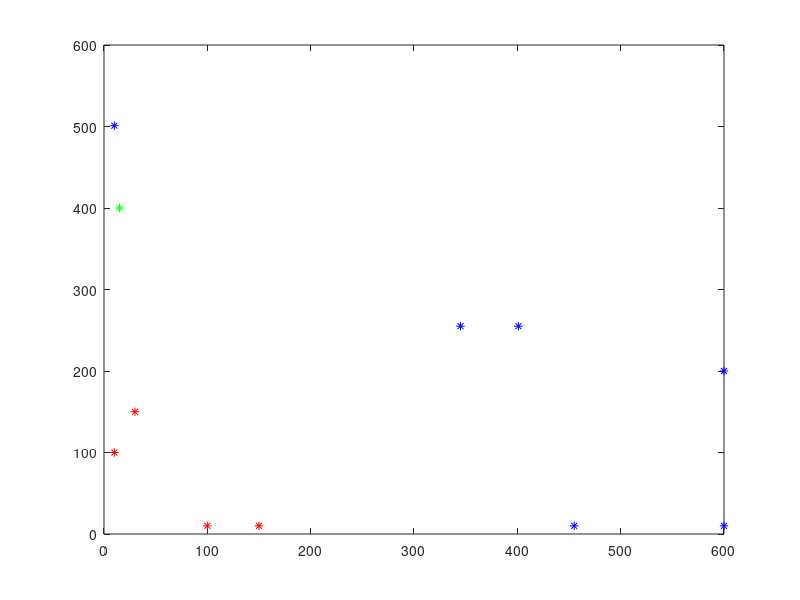

MATLAB code for this plot: (Note: this script raises an error after producing the figure.)
# du lieu dau vao
X = [[100 10]
    [150 10]
    [10 100]
    [30 150]
    [600 200]
    [455 10]
    [345 255]
    [10 501]
    [401 255]
    [600 10]
    ];
y = [-1; -1; -1; -1; 1; 1; 1; 1; 1; 1];

# du lieu test
testX = [15; 400];

# bieu dien du lieu
plot(X(y == -1, 1), X(y == -1, 2), 'r*', X(y == 1, 1), X(y == 1, 2), 'b*', testX(1), testX(2), 'g*')
X = [X ones(length(X), 1)];
n = size(X)(2);
I=eye(n);
c=10;
U=(1/c*I +A'*A)'\(A'*Y);

W=U(1:n-1);
b=U(n);
P=W'*testX+b